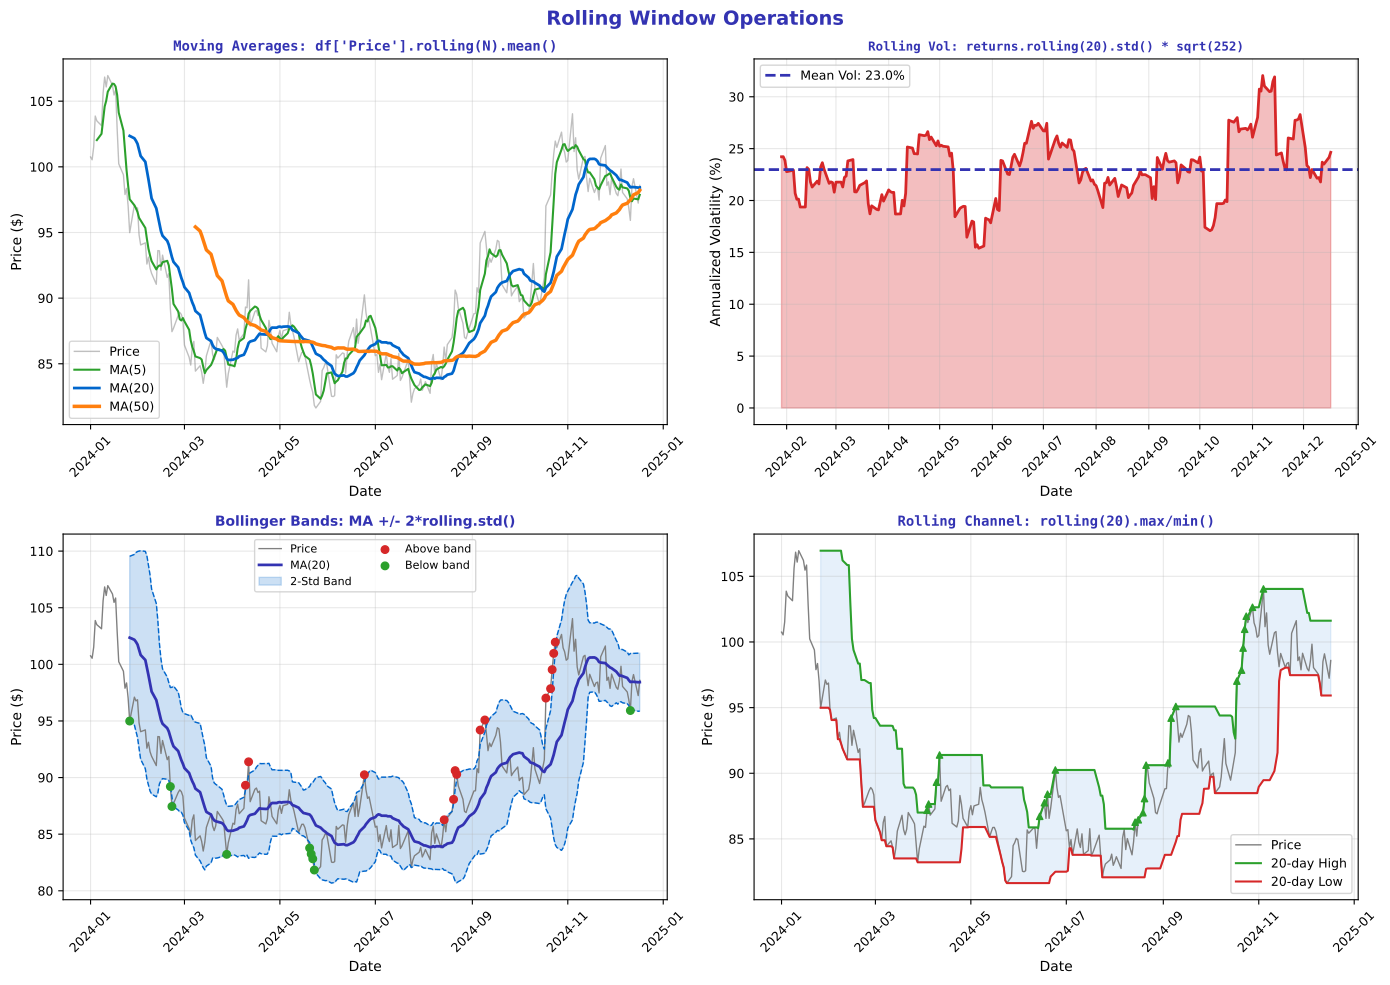

This chart was generated by the following Python code:
"""Rolling Window - Moving statistics"""
import matplotlib.pyplot as plt
import numpy as np
import pandas as pd
from pathlib import Path

# Standard matplotlib configuration
plt.rcParams.update({
    'font.size': 10,
    'axes.labelsize': 10,
    'axes.titlesize': 11,
    'xtick.labelsize': 9,
    'ytick.labelsize': 9,
    'legend.fontsize': 9,
    'figure.figsize': (10, 6),
    'figure.dpi': 150
})

# Course colors
MLPURPLE = '#3333B2'
MLLAVENDER = '#ADADE0'
MLBLUE = '#0066CC'
MLORANGE = '#FF7F0E'
MLGREEN = '#2CA02C'
MLRED = '#D62728'

# Generate stock data
np.random.seed(42)
n = 252
dates = pd.date_range('2024-01-01', periods=n, freq='B')
prices = 100 * np.exp(np.cumsum(np.random.randn(n) * 0.015))

df = pd.DataFrame({'Price': prices}, index=dates)
returns = df['Price'].pct_change()

fig, axes = plt.subplots(2, 2, figsize=(14, 10))
fig.suptitle('Rolling Window Operations', fontsize=14, fontweight='bold', color=MLPURPLE)

# Plot 1: Multiple moving averages
ax1 = axes[0, 0]
ax1.plot(df.index, df['Price'], color='gray', alpha=0.5, linewidth=1, label='Price')
ax1.plot(df.index, df['Price'].rolling(5).mean(), color=MLGREEN, linewidth=1.5, label='MA(5)')
ax1.plot(df.index, df['Price'].rolling(20).mean(), color=MLBLUE, linewidth=2, label='MA(20)')
ax1.plot(df.index, df['Price'].rolling(50).mean(), color=MLORANGE, linewidth=2.5, label='MA(50)')

ax1.set_xlabel('Date', fontsize=10)
ax1.set_ylabel('Price ($)', fontsize=10)
ax1.set_title("Moving Averages: df['Price'].rolling(N).mean()", fontsize=10,
              fontweight='bold', color=MLPURPLE, family='monospace')
ax1.tick_params(axis='x', rotation=45)
ax1.legend(fontsize=9)
ax1.grid(alpha=0.3)

# Plot 2: Rolling volatility
ax2 = axes[0, 1]
rolling_vol = returns.rolling(20).std() * np.sqrt(252) * 100  # Annualized

ax2.fill_between(df.index, 0, rolling_vol, color=MLRED, alpha=0.3)
ax2.plot(df.index, rolling_vol, color=MLRED, linewidth=2)
ax2.axhline(rolling_vol.mean(), color=MLPURPLE, linestyle='--', linewidth=2,
            label=f'Mean Vol: {rolling_vol.mean():.1f}%')

ax2.set_xlabel('Date', fontsize=10)
ax2.set_ylabel('Annualized Volatility (%)', fontsize=10)
ax2.set_title("Rolling Vol: returns.rolling(20).std() * sqrt(252)", fontsize=9,
              fontweight='bold', color=MLPURPLE, family='monospace')
ax2.tick_params(axis='x', rotation=45)
ax2.legend(fontsize=9)
ax2.grid(alpha=0.3)

# Plot 3: Bollinger Bands
ax3 = axes[1, 0]
ma20 = df['Price'].rolling(20).mean()
std20 = df['Price'].rolling(20).std()
upper = ma20 + 2 * std20
lower = ma20 - 2 * std20

ax3.plot(df.index, df['Price'], color='gray', linewidth=1, label='Price')
ax3.plot(df.index, ma20, color=MLPURPLE, linewidth=2, label='MA(20)')
ax3.fill_between(df.index, lower, upper, color=MLBLUE, alpha=0.2, label='2-Std Band')
ax3.plot(df.index, upper, color=MLBLUE, linewidth=1, linestyle='--')
ax3.plot(df.index, lower, color=MLBLUE, linewidth=1, linestyle='--')

# Highlight touches
above = df['Price'] > upper
below = df['Price'] < lower
ax3.scatter(df.index[above], df['Price'][above], color=MLRED, s=30, zorder=5, label='Above band')
ax3.scatter(df.index[below], df['Price'][below], color=MLGREEN, s=30, zorder=5, label='Below band')

ax3.set_xlabel('Date', fontsize=10)
ax3.set_ylabel('Price ($)', fontsize=10)
ax3.set_title('Bollinger Bands: MA +/- 2*rolling.std()', fontsize=10,
              fontweight='bold', color=MLPURPLE)
ax3.tick_params(axis='x', rotation=45)
ax3.legend(fontsize=8, ncol=2)
ax3.grid(alpha=0.3)

# Plot 4: Rolling min/max
ax4 = axes[1, 1]
rolling_max = df['Price'].rolling(20).max()
rolling_min = df['Price'].rolling(20).min()

ax4.plot(df.index, df['Price'], color='gray', linewidth=1, label='Price')
ax4.plot(df.index, rolling_max, color=MLGREEN, linewidth=1.5, label='20-day High')
ax4.plot(df.index, rolling_min, color=MLRED, linewidth=1.5, label='20-day Low')
ax4.fill_between(df.index, rolling_min, rolling_max, color=MLBLUE, alpha=0.1)

# Highlight new highs
new_high = df['Price'] == rolling_max
ax4.scatter(df.index[new_high], df['Price'][new_high], color=MLGREEN, s=20, marker='^', zorder=5)

ax4.set_xlabel('Date', fontsize=10)
ax4.set_ylabel('Price ($)', fontsize=10)
ax4.set_title('Rolling Channel: rolling(20).max/min()', fontsize=10,
              fontweight='bold', color=MLPURPLE, family='monospace')
ax4.tick_params(axis='x', rotation=45)
ax4.legend(fontsize=9)
ax4.grid(alpha=0.3)

plt.tight_layout()
plt.savefig(Path(__file__).parent / 'chart.pdf', dpi=300, bbox_inches='tight')
plt.close()
